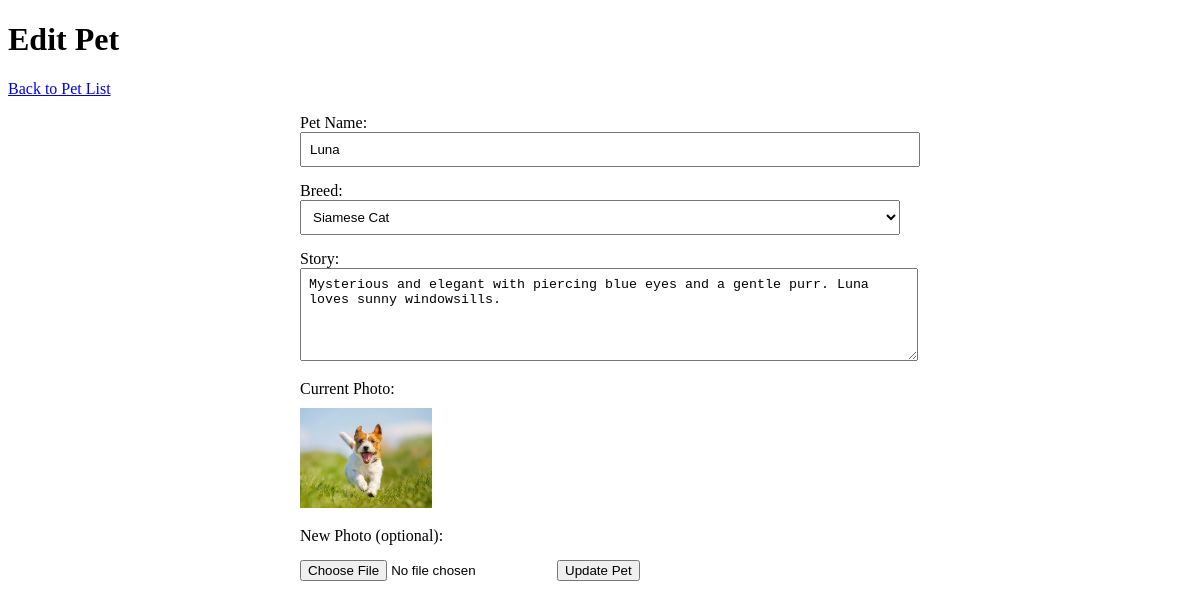
Page /admin/pets/edit.php?id=2 on the committed database.
### tables this page shows
CREATE TABLE `pets` (
  `id` int(11) NOT NULL,
  `name` varchar(100) NOT NULL,
  `breed` varchar(100) NOT NULL,
  `story` text NOT NULL,
  `photo` varchar(255) DEFAULT NULL,
  `created_at` timestamp NOT NULL DEFAULT current_timestamp(),
  `updated_at` timestamp NOT NULL DEFAULT current_timestamp() ON UPDATE current_timestamp()
);

CREATE TABLE `breeds` (
  `id` int(11) NOT NULL,
  `breed_name` varchar(100) NOT NULL,
  `created_at` timestamp NOT NULL DEFAULT current_timestamp()
);

### db.php (called while the page is built, shortened)
<?php
function executeQuery($pdo, $sql, $params = []) {
    try {
        $stmt = $pdo->prepare($sql);
        $stmt->execute($params);
        return $stmt;
    } catch(PDOException $e) {
        error_log("Query execution failed: " . $e->getMessage());
        throw new Exception("Database operation failed");
    }
}
function getPetById($pdo, $id) {
    $sql = "SELECT * FROM pets WHERE id = ?";
    return executeQuery($pdo, $sql, [$id])->fetch();
}
function getAllBreeds($pdo) {
    $sql = "SELECT * FROM breeds ORDER BY breed_name";
    return executeQuery($pdo, $sql)->fetchAll();
}
?>

### admin/pets/edit.php (the view, shortened to what this page needs)
<?php
require_once('../../db.php');
$petId = $_GET['id'];
$pet = getPetById($pdo, $petId);
$breeds = getAllBreeds($pdo);
?>
<!DOCTYPE html>
<html lang="en">
<head>
</head>
<body>
    <h1> Edit Pet</h1>
    <p><a href="index.php"> Back to Pet List</a></p>
    <form method="POST" enctype="multipart/form-data">
        <label>Pet Name:</label>
        <input type="text" name="name" value="<?= htmlspecialchars($pet['name']) ?>" required>
        <label>Breed:</label>
        <select name="breed" required>
            <?php foreach ($breeds as $b): ?>
                <option value="<?= htmlspecialchars($b['breed_name']) ?>"
                    <?= $pet['breed'] == $b['breed_name'] ? 'selected' : '' ?>>
                    <?= htmlspecialchars($b['breed_name']) ?>
                </option>
            <?php endforeach; ?>
        </select>
        <label>Story:</label>
        <textarea name="story" rows="5" required><?= htmlspecialchars($pet['story']) ?></textarea>
        <label>Current Photo:</label>
        <?php if (!empty($pet['photo'])): ?>
            <img src="../../uploads/<?= htmlspecialchars($pet['photo']) ?>" alt="Current Photo">
        <?php else: ?>
            <em>No image</em>
        <?php endif; ?>
        <label>New Photo (optional):</label>
        <input type="file" name="photo" accept="image/*">
        <button type="submit" style="margin-top: 15px;">Update Pet</button>
    </form>
</body>
</html>

### admin/pets/edit.php (style rules this page uses)
form { max-width: 600px; margin: auto; }
label { display: block; margin-top: 15px; }
input[type="text"], textarea, select { width: 100%; padding: 8px; }
img { max-height: 100px; margin-top: 10px; }

### rows in the picture
pets: name "Luna", breed "Siamese Cat", story "Mysterious and elegant with piercing blue eyes and a gentle purr. Luna loves sunny windowsills.", photo (picture)
